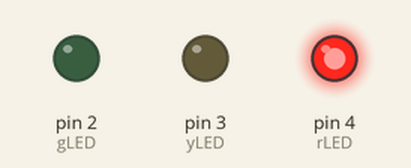
This sketch was run on a simulated Arduino Uno, built with avr-gcc and run on an emulated ATmega328P. Parts: output pins drawn as LEDs (lit = HIGH).

Above: at 5.0 s.
At 10.5 s:
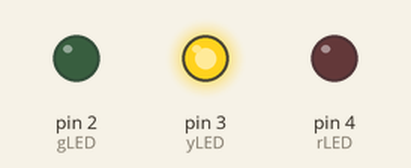
At 13.5 s:
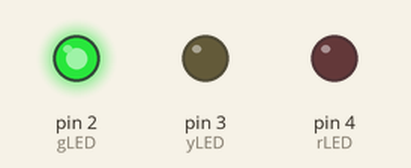
Timing chart, 0 to 22.1 s (numbered marks = the images above):
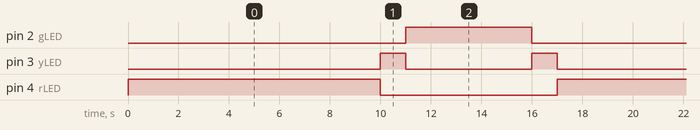

Measured:
- by itself, pin 2 (gLED): alternates HIGH for 5.0 s and LOW for 12.0 s
- by itself, pin 3 (yLED): repeats every 17.0 s: LOW 5.0 s, HIGH 1.0 s, LOW 10.0 s, HIGH 1.0 s
- by itself, pin 4 (rLED): alternates HIGH for 10.0 s and LOW for 7.0 s

The sketch:

TrafikLambasi.ino
```cpp
#define gLED 2
#define yLED 3
#define rLED 4

void setup() {
  pinMode(rLED,OUTPUT);
  pinMode(yLED,OUTPUT);
  pinMode(gLED,OUTPUT);
}

void loop() {
  digitalWrite(rLED,1);
  delay(10000);
  digitalWrite(rLED,0);
  digitalWrite(yLED,1);
  delay(1000);
  digitalWrite(yLED,0);
  digitalWrite(gLED,1);
  delay(5000);
  digitalWrite(gLED,0);
  digitalWrite(yLED,1);
  delay(1000);
  digitalWrite(yLED,0);
}
```
